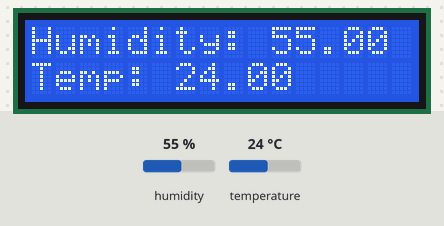
The sketch below on a simulated ESP32. Shown: 16×2 character LCD. The test bench sets the inputs (shaded band); at power-on: humidity 55 %, temperature 24 °C. WiFi joins after 1.5 s; servers stay silent unless stated; no MQTT or app messages arrive unless stated; what the sketch prints to the serial monitor is not drawn.

Above: at 10.6 s.
10.7 s: humidity set to 22 %
At 20.8 s:
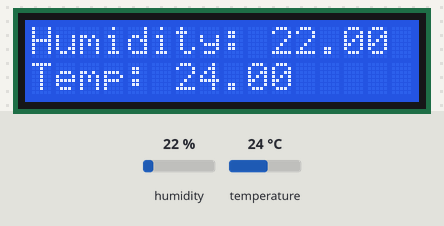
24.5 s: temperature set to 12 °C
At 30.8 s:
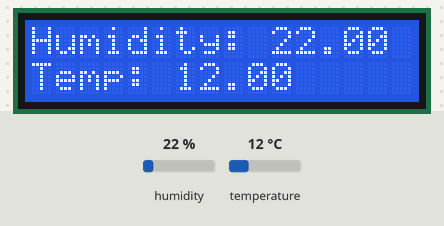
38.3 s: humidity set to 40 %
At 40.9 s:
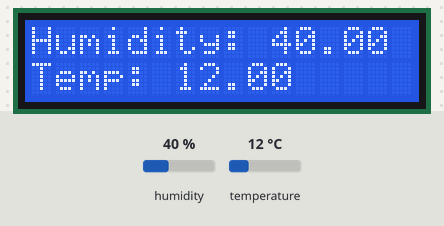
52.1 s: temperature set to 19 °C
At 61.0 s:
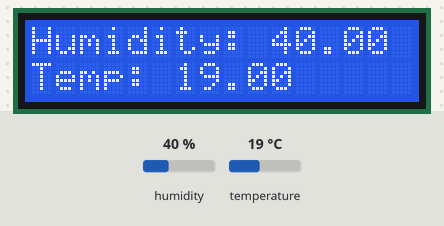
Timing chart, 0 to 62.5 s (numbered marks = the images above; inputs shaded):
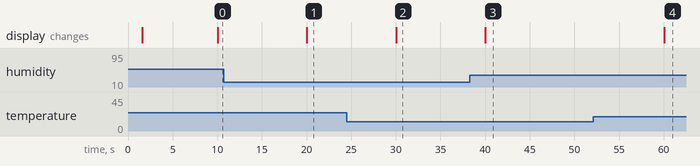

The sketch:

DHT22.ino
```cpp
#include "WiFi.h"
#include <PubSubClient.h>

#include <DHT.h>
#include <Adafruit_Sensor.h>
#include <LiquidCrystal_I2C.h>
LiquidCrystal_I2C lcd(0x27, 16, 2);

#define DHTPIN 17     // what digital pin we're connected to
#define DHTTYPE DHT22   // DHT 11
DHT dht(DHTPIN, DHTTYPE);


int ledState = LOW;
long now=millis();
long lastMeasure=0;

const char* topicT ="/1/temperature";
const char* topicH ="/1/humidity";


// Update these with values suitable for your network.

const char* ssid =        "WiFi Name";
const char* password =    "WiFi Password";
const char* mqtt_server = "your mqtt server";   /// example 192.168.0.19

WiFiClient espClient;
PubSubClient client(espClient);
long lastMsg = 0;
char msg[50];
int value = 0;

void setup() {
  Serial.begin(115200);
  setup_wifi();
  client.setServer(mqtt_server, 1883);
  client.setCallback(callback);
  lcd.init();
  lcd.backlight();

  dht.begin();

}

void setup_wifi() {
  delay(10);// We start by connecting to a WiFi network
  Serial.println();
  Serial.print("Connecting to ");
  Serial.println(ssid);
  WiFi.begin(ssid, password);
  while (WiFi.status() != WL_CONNECTED) {
    delay(500);
    Serial.print(".");
  }
  Serial.println("");
  Serial.println("WiFi connected");
  Serial.println("IP address: ");
  Serial.println(WiFi.localIP());
}

void callback(char* topic, byte* payload, unsigned int length) {
  Serial.print("Message arrived [");
  Serial.print(topic);
  Serial.print("] ");
  for (int i = 0; i < length; i++) {
    Serial.print((char)payload[i]);
  }
}

void reconnect() {
  // Loop until we're reconnected
  while (!client.connected()) {
    Serial.print("Attempting MQTT connection...");// Attempt to connect
    if (client.connect("ESP32Client")) {
      Serial.println("connected");
    } else {
      Serial.print("failed, rc=");
      Serial.print(client.state());
      Serial.println(" try again in 5 seconds");
      delay(5000);// Wait 5 seconds before retrying
    }
  }
}
void loop() {
//  Serial.println(client.connected());
  if (!client.connected()) {
    reconnect();
  }
  client.loop();
  long now = millis();
  if (now - lastMsg > 10000) {
    lastMsg = now;
    float h = dht.readHumidity();
    float t = dht.readTemperature();

    // Check if any reads failed and exit early (to try again).
    if (isnan(h) || isnan(t) ) {
      Serial.println("Failed to read from DHT sensor!");
      return;
    }
    static char temperatureTemp[7];
    dtostrf(t, 6, 2, temperatureTemp);
    static char humidityTemp[7];
    dtostrf(h, 6, 2, humidityTemp);
    client.publish(topicT, temperatureTemp);
    client.publish(topicH, humidityTemp);
    Serial.print("Humidity: ");
    Serial.print(h);
    Serial.print(" %\t Temperature: ");
    Serial.print(t);
    Serial.println(" *C ");

    lcd.setCursor(0, 0);
    lcd.print("Humidity: ");
    lcd.print(h);
    lcd.setCursor(0,1);
    lcd.print("Temp: ");
    lcd.print(t);

  }
}
```

Measured:
- after the input at 10.7 s, the display: changes after 9.3 s (image 1)
- after the input at 24.5 s, the display: changes after 5.5 s (image 2)
- after the input at 38.3 s, the display: changes after 1.7 s (image 3)
- after the input at 52.1 s, the display: changes after 7.9 s (image 4)
